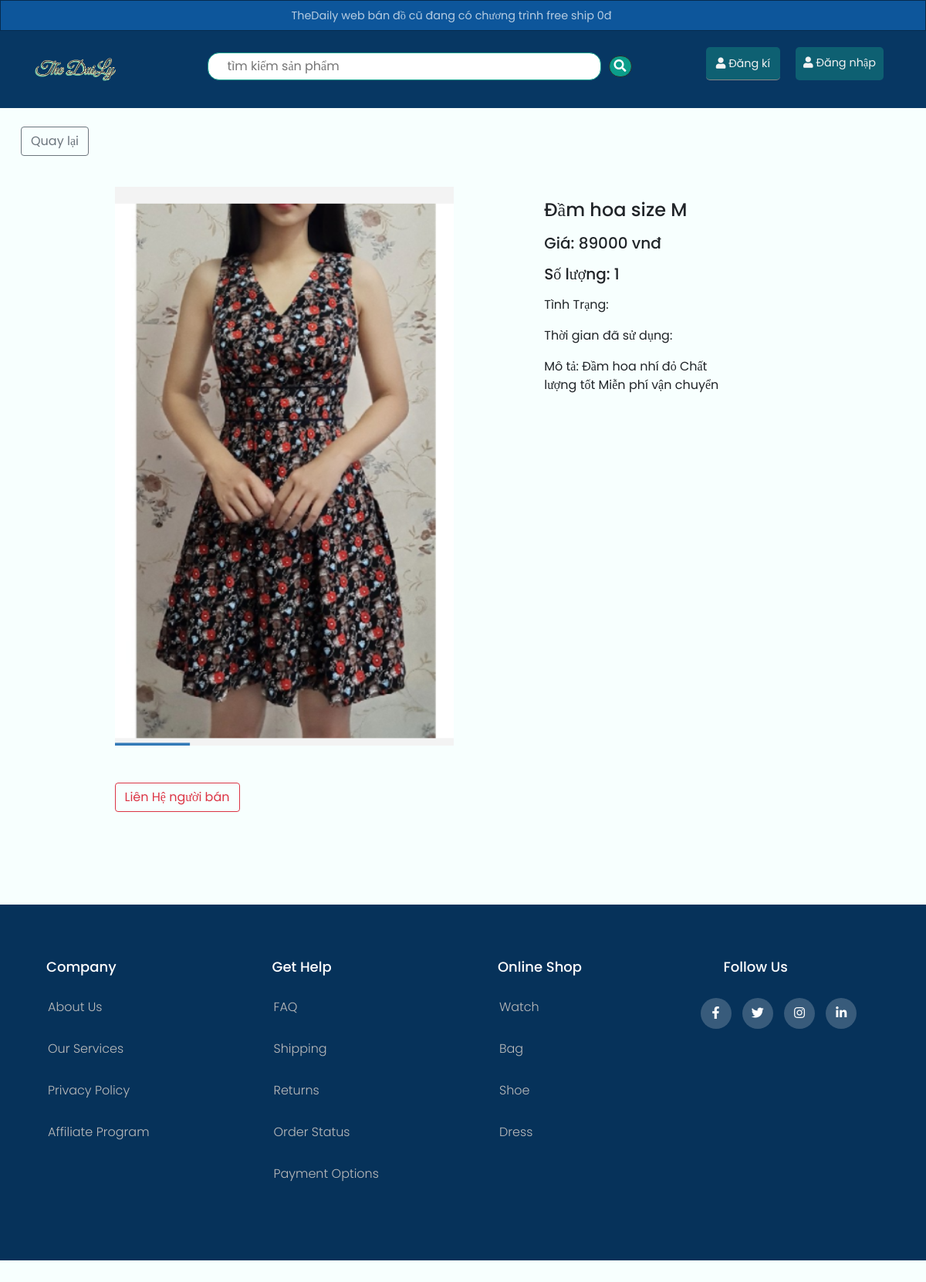
/app/frontend/detailsproduct.php?id=36, run on the app's committed database.
### tables this page shows
CREATE TABLE `sanpham` (
  `id_sanpham` int(10) UNSIGNED NOT NULL,
  `tensanpham` varchar(150) NOT NULL,
  `soluong` int(10) UNSIGNED NOT NULL,
  `giaban` float NOT NULL,
  `mota` varchar(255) NOT NULL,
  `anhsanpham` varchar(500) NOT NULL,
  `sodienthoailienhe` varchar(15) NOT NULL,
  `diachi` varchar(255) NOT NULL,
  `id_nguoidung` int(10) UNSIGNED NOT NULL
);

### app/frontend/detailsproduct.php (the view, shortened to what this page needs)
<?php
    if(isset($_SESSION['user_login'])){
        include './partition/headerlogin.php';
    }else{
        include './partition/headerdefault.php';
    }
?>
    <div class="container">
        <div class="row mb-3 mt-4">
            <div class="col-3">
                <?php
                    if(isset($_GET['id'])){
                        $id_sanpham = $_GET['id'];
                        echo '<a href="homepage.php" class= "btn btn-outline-secondary">Quay lại</a>';
                    }
                ?>
            </div>
        </div>
        <?php
            $getproducts = "SELECT * FROM sanpham WHERE id_sanpham = '$id_sanpham'";
            $result = mysqli_query($conn,$getproducts);
            $row = mysqli_fetch_assoc($result)
                ?>
        <div class="row">
            <div class="col-1"></div>
            <div class="col-10">
                <div class=" mb-5 p-4 align-item-center" style="width: 100%;">
                    <div class="row">
                        <div class="col-md-6">
                            <img src="../uploads/<?php echo $row['anhsanpham']?>" alt="" style="width: 100%;" class="mb-5">
                            <a class="btn btn-outline-danger">Liên Hệ người bán</a>
                        </div>
                        <div class="col-1"></div>
                        <div class="col-md-4">
                            <div class="card-body">
                                <h4 class="card-title mb-3 "><?php echo $row['tensanpham']?></h4>
                                <h5 class="card-title mb-3">Giá: <?php echo $row['giaban']?> vnđ</h5>
                                <h5 class="card-title mb-3">Số lượng: <?php echo $row['soluong']?></h5>
                                <p class="card-text mb-3">Tình Trạng: <?php echo $row['tinhtrang']?></p>
                                <p class="card-text mb-3">Thời gian đã sử dụng: <?php echo $row['thoigiansudung']?></p>
                                <p class="card-text mb-5">Mô tả: <?php echo $row['mota']?></p>
                            </div>
                        </div>
                    </div>
                </div>
            </div>
        </div>
    </div>
<?php
    include './partition/footer.php';
  ?>

### app/style/index.css (style rules this page uses)
body { margin: 0px; padding: 0px; font-family: poppins; background-color: #f7fffe; }
* { box-sizing: border-box; }
a { text-decoration: none; }
.container { max-width: 1170px; margin: auto; }
.row { display: flex; flex-wrap: wrap; }

### data on the page
sanpham: anhsanpham (picture), tensanpham "Đầm hoa size M", giaban "89000", soluong "1", mota "Đầm hoa nhí đỏ Chất lượng tốt Miễn phí vận chuyển"
